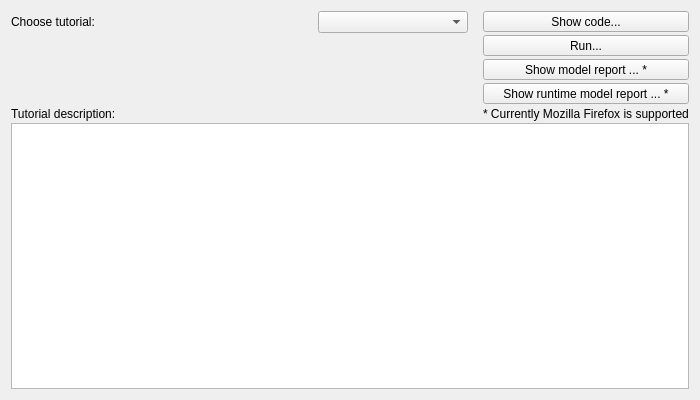
<?xml version="1.0" encoding="UTF-8"?>
<ui version="4.0">
 <class>RunExamplesDialog</class>
 <widget class="QDialog" name="RunExamplesDialog">
  <property name="geometry">
   <rect>
    <x>0</x>
    <y>0</y>
    <width>700</width>
    <height>400</height>
   </rect>
  </property>
  <property name="sizePolicy">
   <sizepolicy hsizetype="MinimumExpanding" vsizetype="MinimumExpanding">
    <horstretch>0</horstretch>
    <verstretch>0</verstretch>
   </sizepolicy>
  </property>
  <property name="minimumSize">
   <size>
    <width>500</width>
    <height>200</height>
   </size>
  </property>
  <property name="maximumSize">
   <size>
    <width>10000</width>
    <height>100000</height>
   </size>
  </property>
  <property name="windowTitle">
   <string>DAE Tools Tutorials</string>
  </property>
  <property name="sizeGripEnabled">
   <bool>false</bool>
  </property>
  <layout class="QHBoxLayout" name="horizontalLayout_3">
   <item>
    <layout class="QVBoxLayout" name="verticalLayout_3" stretch="0,2">
     <property name="spacing">
      <number>2</number>
     </property>
     <item>
      <layout class="QHBoxLayout" name="horizontalLayout_2" stretch="0,0">
       <property name="spacing">
        <number>15</number>
       </property>
       <property name="sizeConstraint">
        <enum>QLayout::SetDefaultConstraint</enum>
       </property>
       <item>
        <layout class="QVBoxLayout" name="verticalLayout_2">
         <property name="sizeConstraint">
          <enum>QLayout::SetMinimumSize</enum>
         </property>
         <item>
          <layout class="QHBoxLayout" name="horizontalLayout">
           <item>
            <widget class="QLabel" name="label">
             <property name="sizePolicy">
              <sizepolicy hsizetype="MinimumExpanding" vsizetype="Preferred">
               <horstretch>0</horstretch>
               <verstretch>0</verstretch>
              </sizepolicy>
             </property>
             <property name="text">
              <string>Choose tutorial:</string>
             </property>
            </widget>
           </item>
           <item>
            <widget class="QComboBox" name="comboBoxExample">
             <property name="enabled">
              <bool>true</bool>
             </property>
             <property name="sizePolicy">
              <sizepolicy hsizetype="Minimum" vsizetype="Fixed">
               <horstretch>0</horstretch>
               <verstretch>0</verstretch>
              </sizepolicy>
             </property>
             <property name="minimumSize">
              <size>
               <width>150</width>
               <height>0</height>
              </size>
             </property>
            </widget>
           </item>
          </layout>
         </item>
         <item>
          <spacer name="verticalSpacer">
           <property name="orientation">
            <enum>Qt::Vertical</enum>
           </property>
           <property name="sizeHint" stdset="0">
            <size>
             <width>20</width>
             <height>40</height>
            </size>
           </property>
          </spacer>
         </item>
         <item>
          <widget class="QLabel" name="label_3">
           <property name="text">
            <string>Tutorial description:</string>
           </property>
          </widget>
         </item>
        </layout>
       </item>
       <item>
        <layout class="QVBoxLayout" name="verticalLayout">
         <property name="spacing">
          <number>3</number>
         </property>
         <item>
          <widget class="QToolButton" name="toolButtonCode">
           <property name="sizePolicy">
            <sizepolicy hsizetype="Minimum" vsizetype="Fixed">
             <horstretch>0</horstretch>
             <verstretch>0</verstretch>
            </sizepolicy>
           </property>
           <property name="text">
            <string>Show code...</string>
           </property>
          </widget>
         </item>
         <item>
          <widget class="QToolButton" name="toolButtonRun">
           <property name="sizePolicy">
            <sizepolicy hsizetype="Minimum" vsizetype="Fixed">
             <horstretch>0</horstretch>
             <verstretch>0</verstretch>
            </sizepolicy>
           </property>
           <property name="text">
            <string>Run...</string>
           </property>
          </widget>
         </item>
         <item>
          <widget class="QToolButton" name="toolButtonModelReport">
           <property name="sizePolicy">
            <sizepolicy hsizetype="Minimum" vsizetype="Fixed">
             <horstretch>0</horstretch>
             <verstretch>0</verstretch>
            </sizepolicy>
           </property>
           <property name="text">
            <string>Show model report ... *</string>
           </property>
          </widget>
         </item>
         <item>
          <widget class="QToolButton" name="toolButtonRuntimeModelReport">
           <property name="sizePolicy">
            <sizepolicy hsizetype="Minimum" vsizetype="Fixed">
             <horstretch>0</horstretch>
             <verstretch>0</verstretch>
            </sizepolicy>
           </property>
           <property name="minimumSize">
            <size>
             <width>0</width>
             <height>0</height>
            </size>
           </property>
           <property name="text">
            <string>Show runtime model report ... *</string>
           </property>
          </widget>
         </item>
         <item>
          <widget class="QLabel" name="label_2">
           <property name="sizePolicy">
            <sizepolicy hsizetype="Fixed" vsizetype="Fixed">
             <horstretch>0</horstretch>
             <verstretch>0</verstretch>
            </sizepolicy>
           </property>
           <property name="text">
            <string>* Currently Mozilla Firefox is supported</string>
           </property>
          </widget>
         </item>
        </layout>
       </item>
      </layout>
     </item>
     <item>
      <widget class="QTextEdit" name="docstringEdit">
       <property name="enabled">
        <bool>true</bool>
       </property>
       <property name="sizePolicy">
        <sizepolicy hsizetype="Expanding" vsizetype="Expanding">
         <horstretch>0</horstretch>
         <verstretch>0</verstretch>
        </sizepolicy>
       </property>
       <property name="font">
        <font>
         <family>Monospace</family>
         <pointsize>8</pointsize>
        </font>
       </property>
       <property name="frameShape">
        <enum>QFrame::StyledPanel</enum>
       </property>
       <property name="frameShadow">
        <enum>QFrame::Plain</enum>
       </property>
       <property name="verticalScrollBarPolicy">
        <enum>Qt::ScrollBarAsNeeded</enum>
       </property>
       <property name="horizontalScrollBarPolicy">
        <enum>Qt::ScrollBarAsNeeded</enum>
       </property>
       <property name="lineWrapMode">
        <enum>QTextEdit::NoWrap</enum>
       </property>
       <property name="readOnly">
        <bool>true</bool>
       </property>
      </widget>
     </item>
    </layout>
   </item>
  </layout>
 </widget>
 <resources/>
 <connections/>
</ui>
